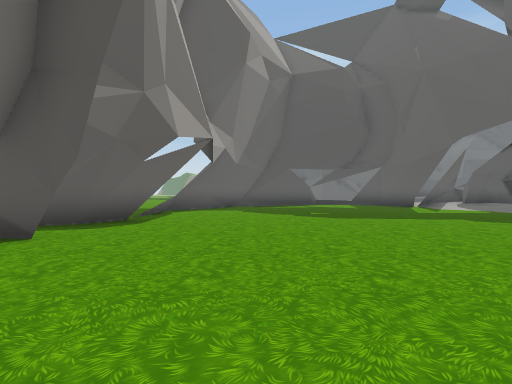
[1] (above)

22 first-person views from a walk through a scene from a Unity 3-D project. The camera is 1.4 m above the floor, looks level and sees 80° across. The floor is counted in squares, 2 m on a side. Each view is taken from the middle of a square. On the plan, view 1 faces up. The plan holds only what a view shows up to about 10 squares ahead; the rest is blank. The place goes on beyond the plan. The player is left out.

[2]
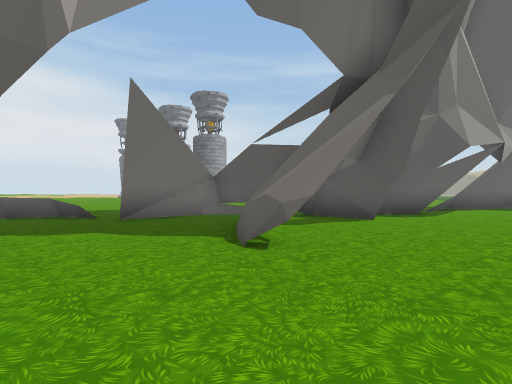

[3]
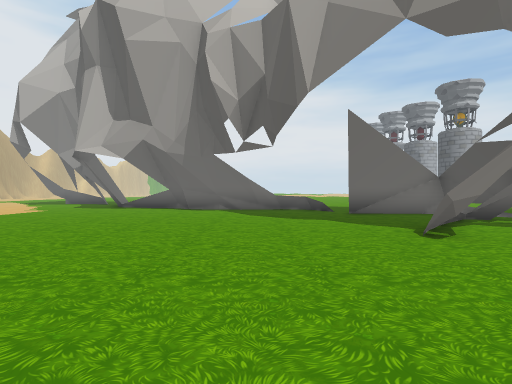

[4]
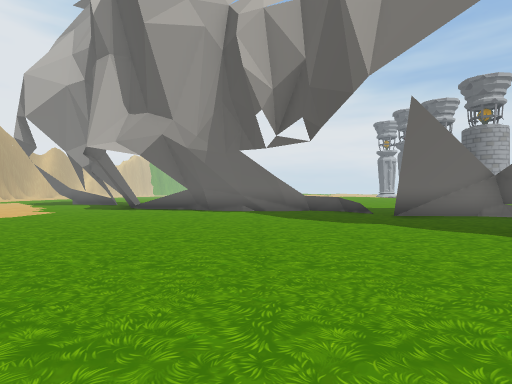

[5]
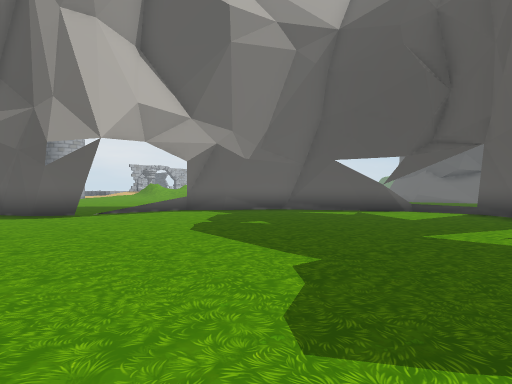

[6]
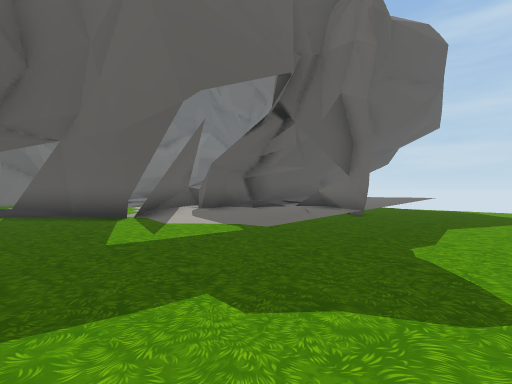

[7]
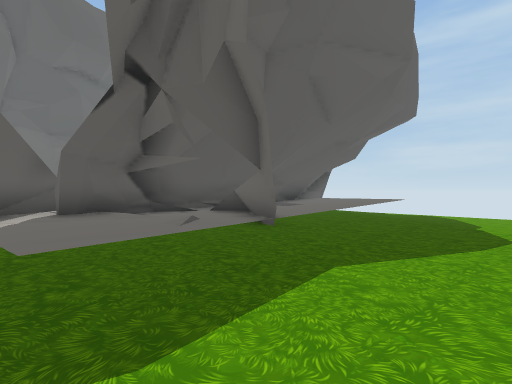

[8]
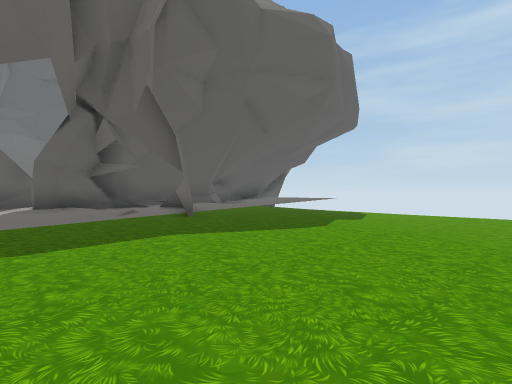

[9]
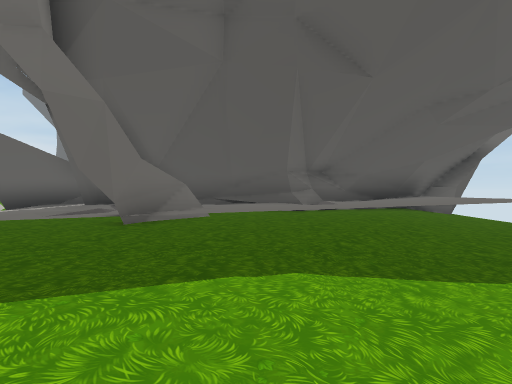

[10]
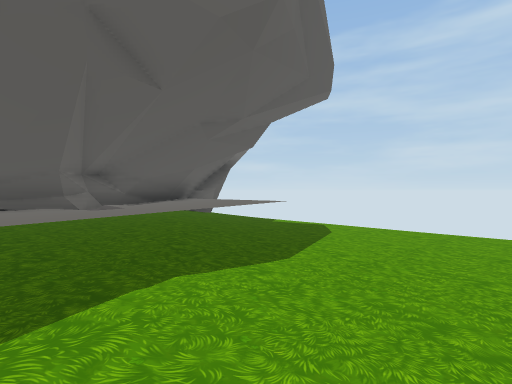

[11]
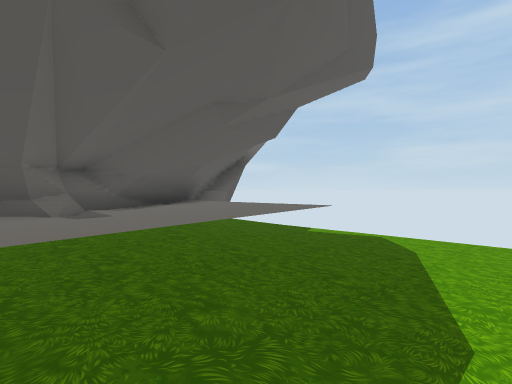

[12]
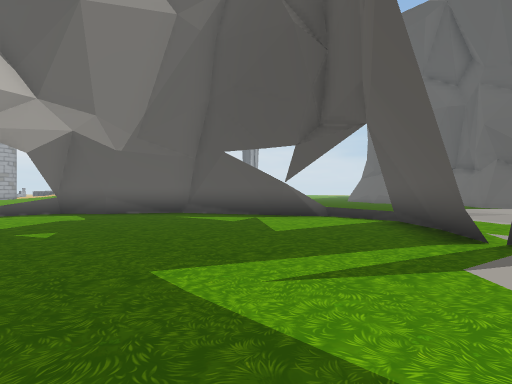

[13]
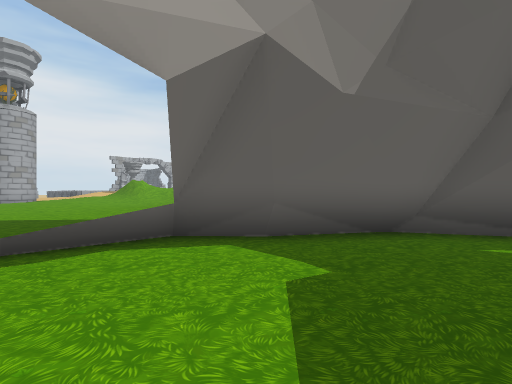

[14]
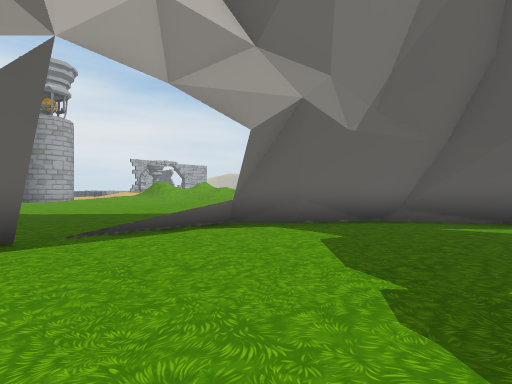

[15]
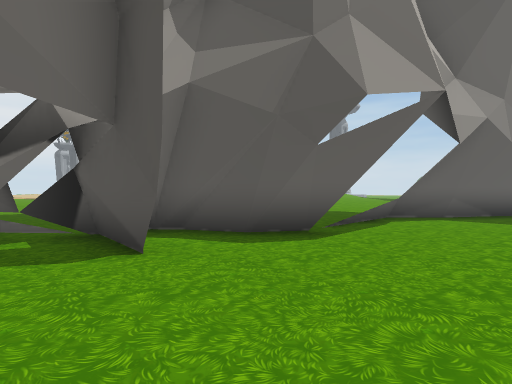

[16]
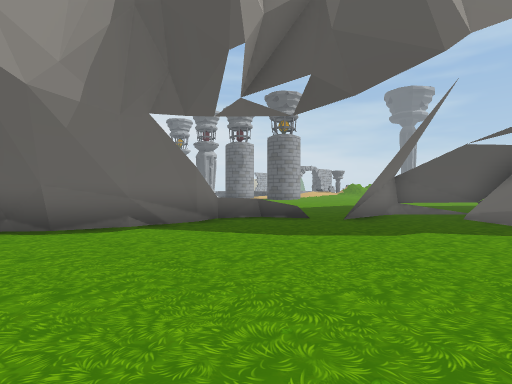

[17]
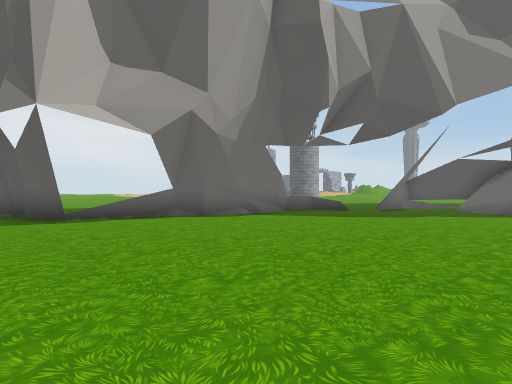

[18]
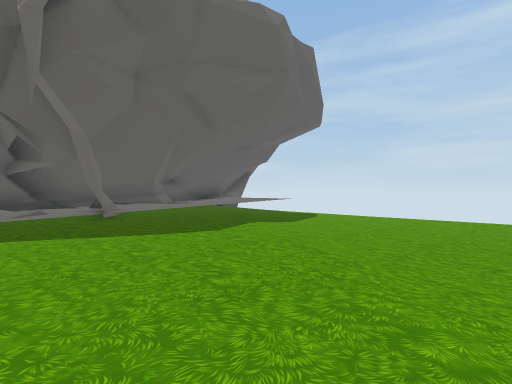

[19]
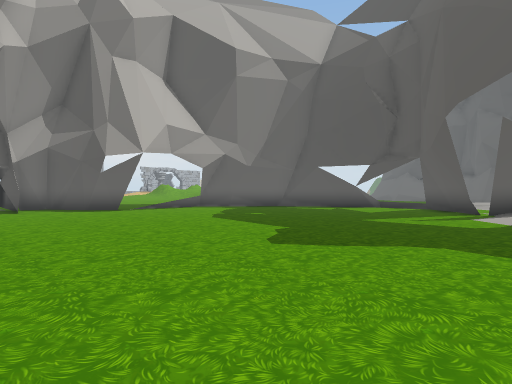

[20]
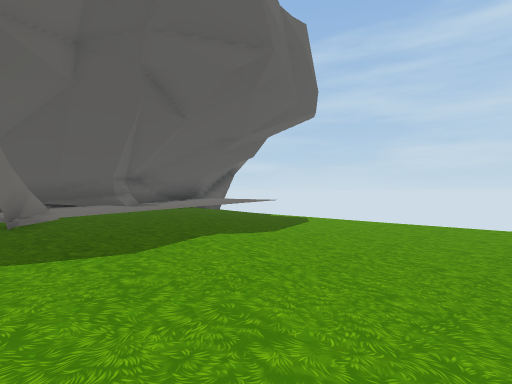

[21]
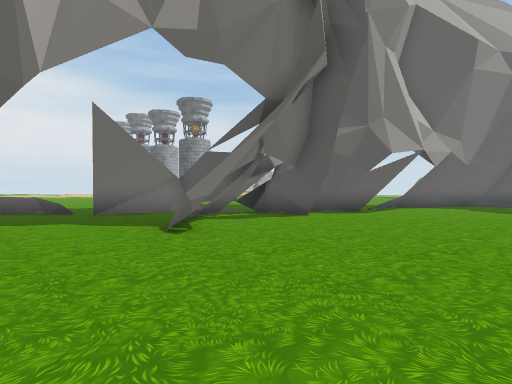

[22]
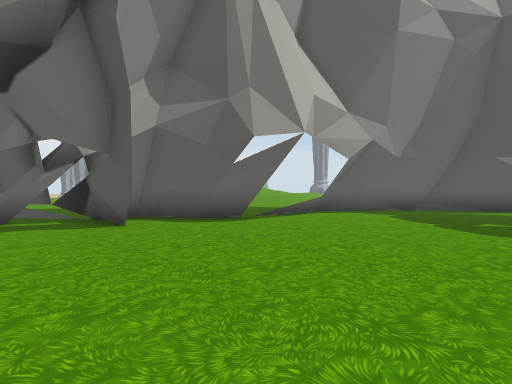

### Floor plan
Key: @ floor where view 1 was taken; # wall or solid block; . main floor; : floor 0.25 m higher than the main floor; - floor 0.25 m lower than the main floor; + floor 0.5 m higher than the main floor; _ floor 0.5 m lower than the main floor; * floor 0.75 m higher than the main floor; % floor 2.25 m higher than the main floor; / step, stairs or slope; = window, fence, low wall or low ledge; ^ raised ledge.
Columns run from 10 left of view 1 to 21 right of it. Each row starts with its distance up from view 1.
 19                 //
 18                 ./
 17                ...
 16             ## ^#.  #
 15          =###...#==##      #####
 14         .#.......##:########+**-
 13         ##.......#.::  =+++/+**_
 12 ....   ##..........::::#+++++**_
 11 .......#............//:#++++***_
 10 .......= ...........///#///////_
  9 .......*%.................//--__
  8  ......##................./--___
  7       =#..................---___
  6      ##................../--____
  5 .....#..................//______
  4 ..../###...............//_______
  3    ### ................/________
  2    #   /......      ..//__
  1  ./#   /.....
  0 ../    ##.@..
 -1 =/     ......
 -2 =  //........
 -3 #///.........
 -4 ##..........
 -5 #..........
 -6 #.........
 -7 .........
 -8 ........
 -9 ........
-10 ........
-11  .......

Positions as (right, up) in squares from view 1, and headings:
1: (0, 0), facing up
2: (0, -3), facing up-left
3: (2, -3), facing left
4: (1, -4), facing left
5: (7, 5), facing up-left
6: (4, 6), facing up-right
7: (8, 6), facing up-right
8: (8, 3), facing up-right
9: (15, 5), facing up
10: (14, 5), facing up-right
11: (15, 7), facing up-right
12: (8, 9), facing up-left
13: (1, 9), facing up-left
14: (2, 7), facing up-left
15: (0, 3), facing up-left
16: (-4, -7), facing up-left
17: (-3, -11), facing up-left
18: (10, 2), facing up-right
19: (9, 3), facing up-left
20: (12, 3), facing up-right
21: (2, -3), facing up-left
22: (3, 2), facing up-left
